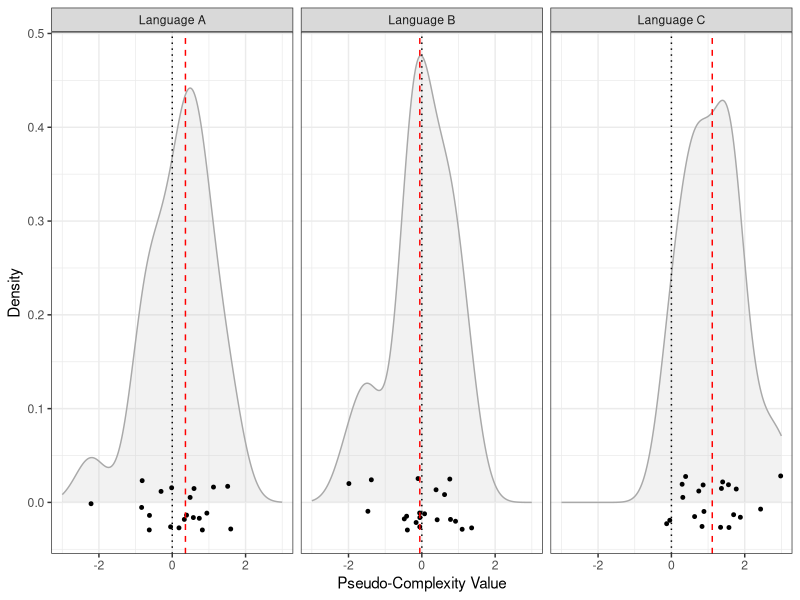
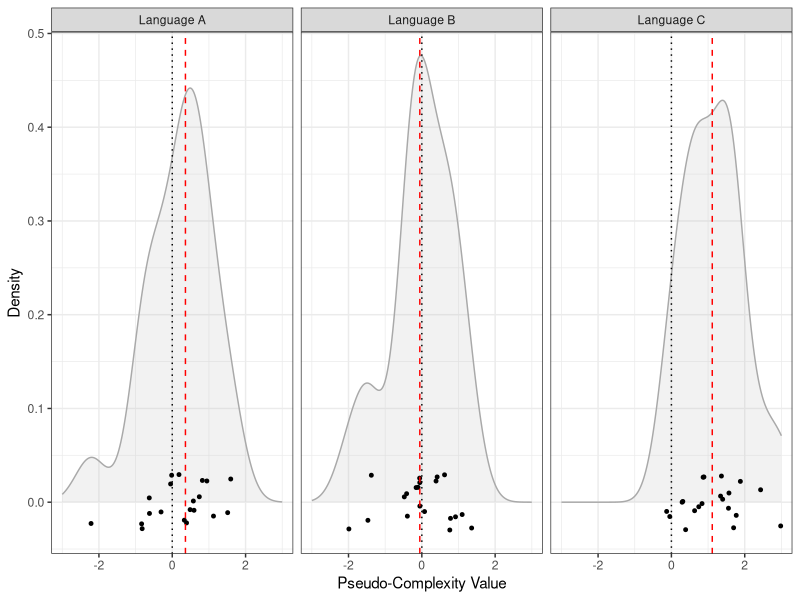

These charts were generated, in order, by the following R code: (Note: this script raises an error after producing the figures.)
## ---- chunk 1
knitr::opts_chunk$set(echo = TRUE)
## ---- chunk 2
# R version
sessionInfo()$R.version$version.string
# platform
sessionInfo()$R.version$platform 
## ---- chunk 3
library(ggplot2)
library(plyr)
library(rstatix)
## ---- chunk 4
# version of packages loaded
installed.packages()[names(sessionInfo()$otherPkgs), "Version"]
## ---- chunk 5
n = 20 # choose number of pseudo-measurements
# set the seed for random number generation in order to get the same result when the code is re-run
set.seed(1)
# generate values for language A
langA.values <- rnorm(n)
# generate values for language B
langB.values <- rnorm(n)
# generate values for language C with location shift (1 standard deviation)
langC.values <- rnorm(n) + 1 

# concatenate to get long format data frame
value <- c(langA.values, langB.values, langC.values) 
measurement <- rep(c(1:n), times = 3)
language <- c(rep("Language A", times = n), rep("Language B", times = n), 
              rep("Language C", times = n))
simulation.df <- data.frame(language, measurement, value)
head(simulation.df)
tail(simulation.df)
## ---- chunk 6
# get mean values for each language
mu <- ddply(simulation.df, "language", summarise, grp.mean = mean(value, na.rm = T))
# get median values for each language
med <- ddply(simulation.df, "language", summarise, grp.median = median(value, na.rm = T))
# get standard deviation values for each language
sdev <- ddply(simulation.df, "language", summarise, grp.sd = sd(value, na.rm = T)) 
## ---- chunk 7
density.plot <- ggplot(simulation.df, aes(x = value)) +
 # histograms could be added as well here (or instead of the density distributions)
 # geom_histogram(aes(y = ..density..), colour = "white", fill = "light grey",
                # binwidth = 0.1) + 
 geom_density(alpha = .2, fill = "grey", color = "darkgrey") +
 geom_jitter(data = simulation.df, aes(x = value, y = 0), 
             size = 1, height = 0.03, width = 0) + # add some jitter to prevent overplotting
 facet_wrap(~ language) +
 # geom_vline(data = mu, aes(xintercept=grp.mean),
 #          linetype = "dotted", color = "blue") +
 geom_vline(data = med, aes(xintercept = grp.median),
             linetype = "dashed", color = "red") +
 geom_vline(aes(xintercept = 0), linetype = "dotted") +
 labs(x = "Pseudo-Complexity Value", y = "Density") +
 xlim(-3, 3) +
 theme_bw()
print(density.plot)
## ---- chunk 8
ggsave("Figures/simulation_densities.pdf", density.plot, dpi = 300, scale = 1, 
       device = cairo_pdf)
## ---- chunk 9
stats.df <- cbind(mu, med[, 2], sdev[, 2])
colnames(stats.df) <- c("language", "mu", "med", "sdev")
stats.df.sorted <- stats.df[order(-stats.df$med),]
# round values to two decimal places,  the "-1" excludes column 1
stats.df.sorted[, -1] <- round(stats.df.sorted[, -1], 2) 
print(stats.df.sorted)
## ---- chunk 10
write.csv(stats.df.sorted, file = "Tables/simulation_descriptiveStats.csv", row.names = F)
## ---- chunk 11
ggplot(simulation.df, aes(sample = value)) + stat_qq()
## ---- chunk 12
p.values <- pairwise.t.test(simulation.df$value, simulation.df$language, 
                     paired = T, p.adjust.method = "holm") 
p.values
## ---- chunk 13
effect.sizes <- cohens_d(simulation.df, value ~ language, paired = T)
print(effect.sizes)
## ---- chunk 14
effect.sizes.plot <- ggplot(as.data.frame(effect.sizes), aes(group1, group2)) +
  geom_tile(aes(fill = abs(effsize)), color = "white") +
  scale_fill_gradient2(low = "light blue", mid = "light grey", high = "red", 
                       midpoint = 0.5, limit = c(0,1.5)) +
  geom_text(aes(label = round(abs(effsize), 2))) +
  labs(x = "", y = "") +
  theme_minimal() +
  theme(axis.text.x = element_text(angle = 90, hjust = 1))
effect.sizes.plot
## ---- chunk 15
ggsave("Figures/simulation_effectSizes.pdf", effect.sizes.plot, dpi = 300, scale = 1, 
       device = cairo_pdf)
